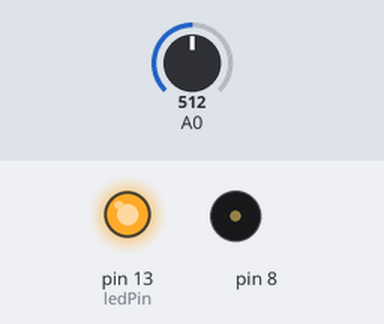
A sketch run on a simulated Arduino Uno, built with avr-gcc and run on an emulated ATmega328P. Shown: output pins drawn as LEDs (lit = HIGH), buzzer (waves = sounding). Inputs (shaded band) come from the test bench; at power-on: A0 = 512.

Above: at 0.1 s.
At 6.2 s:
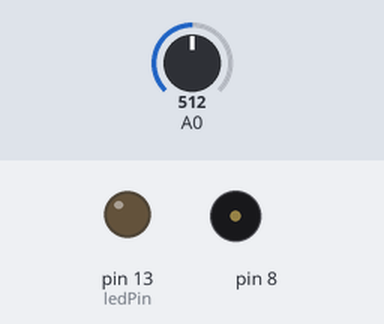
6.3 s: A0 set to 530
At 7.5 s:
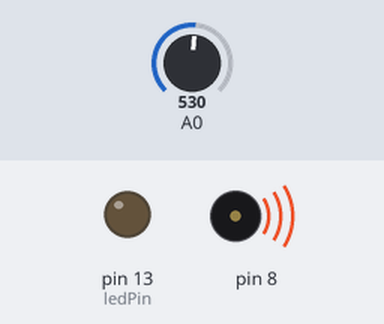
Timing chart, 0 to 9.3 s (numbered marks = the images above; inputs shaded):
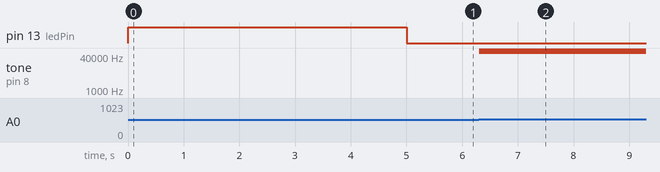

Measured:
- the behaviour switches between 512 and 513 on A0 (found by bisection; images 1 and 2)
- after the input at 6.3 s, tone on pin 8: silent → 65396 Hz at once

The sketch:

Light_Theremin.ino
```cpp
int sensorValue;
int sensorLow = 1023;
int sensorHigh = 0;
const int ledPin = 13; // we will set up an indicator that the sensor has finished calibrating, using the onboard led connected to pin 13.

void setup() {
  pinMode(ledPin, OUTPUT);
  digitalWrite(ledPin, HIGH); // callibration beggins
  while (millis() < 5000) {
    sensorValue = analogRead(A0);
    if (sensorValue > sensorHigh) {
      sensorHigh - sensorValue;
    }
    if (sensorValue < sensorLow); {
      sensorLow = sensorValue;
    }
  }
  digitalWrite(ledPin, LOW); // calibration ends
}

void loop() {
  sensorValue = analogRead(A0);
  int pitch = map(sensorValue,sensorLow,sensorHigh, 0, 4000); // the last 2 values here change the frequencies
  tone (8,pitch,2000); // the variables are: pin, sound frequency and how long to play the note
  delay(10); // for how long it will play
  Serial.print ("Sensor Value: ");
  Serial.print (sensorValue);
  Serial.print ("  ");
}
```
